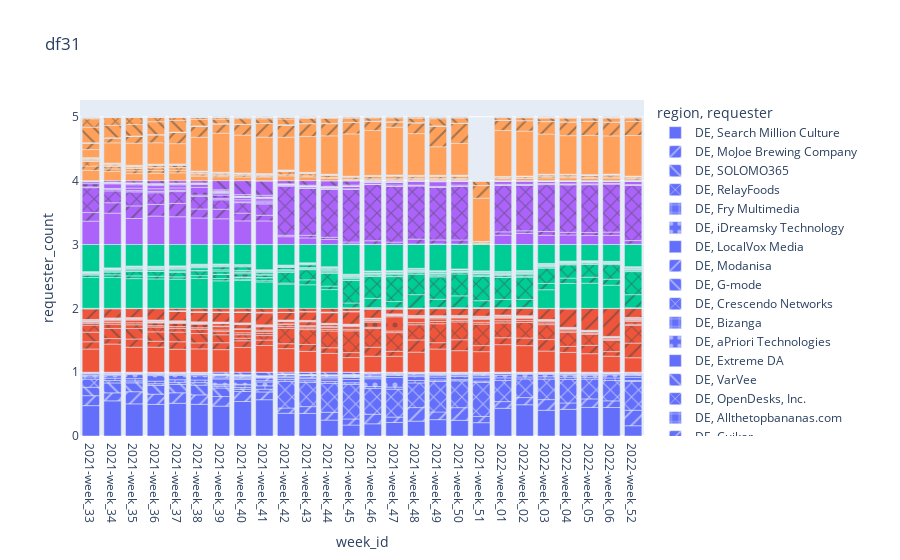

The notebook cell saved with this chart:
### Markdown cell above
#### q31- Preset a WoW graph showing the requests proportion per customer in each region (hint: use stacked bars), from it

### Code cell
df31=ad_recs_annotated.groupby(['week_id','region']).requester.value_counts(normalize=True).rename('requester_count').reset_index()
fig=px.bar(df31, x='week_id', y='requester_count',color='region',pattern_shape ='requester', title='df31 ')
fig.show()
